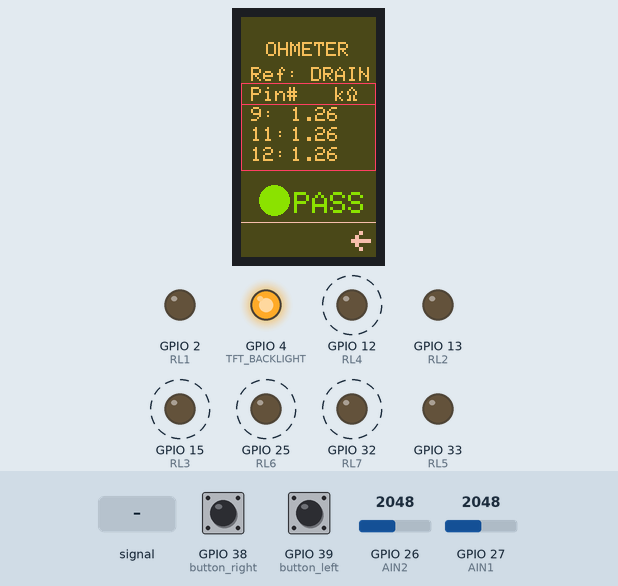
Recording of a sketch running on a simulated ESP32. Shown: 135×240 colour display, output pins drawn as LEDs (lit = HIGH). Dashed ring = blinking. Inputs (shaded band) come from the test bench; at power-on: GPIO 39 (button_left) HIGH, GPIO 26 (AIN2) = 2048, GPIO 27 (AIN1) = 2048, GPIO 38 (button_right) LOW. What the sketch prints to the serial monitor is not drawn.

Above: at 3.5 s.
3.6 s: GPIO 27 (AIN1) fed a 2 Hz sine of ±1228 counts around its level
At 4.54 s:
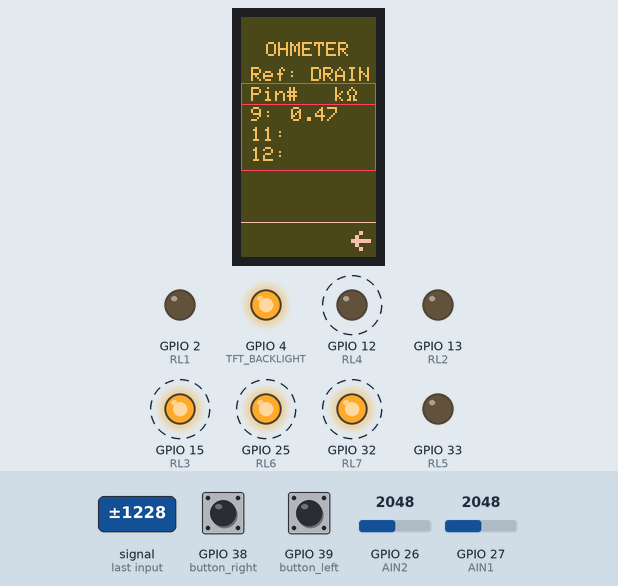
7.1 s: GPIO 39 (button_left) pulled LOW for 1 s
At 8.52 s:
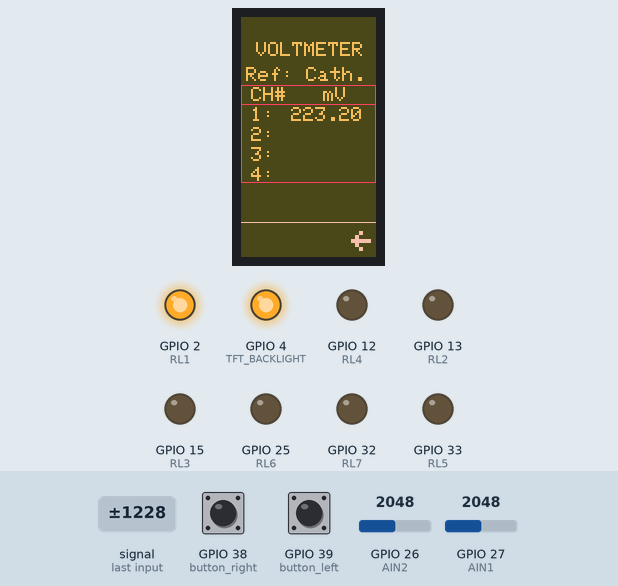
8.7 s: GPIO 39 (button_left) pulled LOW for 3.2 s
At 9.8 s:
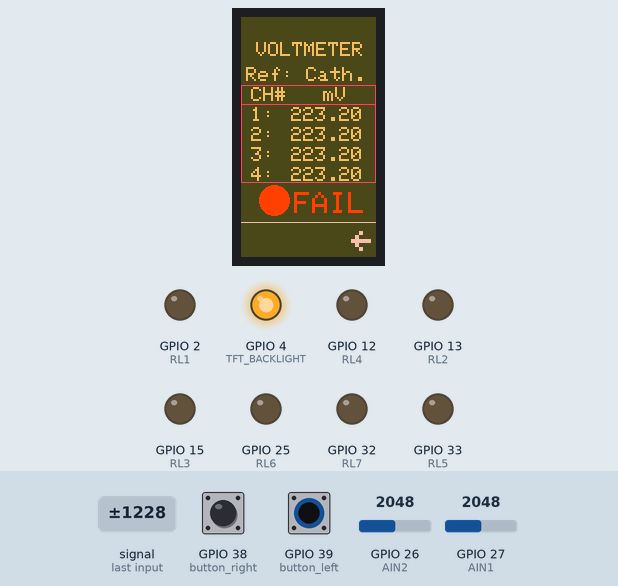
12.5 s: GPIO 26 (AIN2) set to 4095
At 12.95 s:
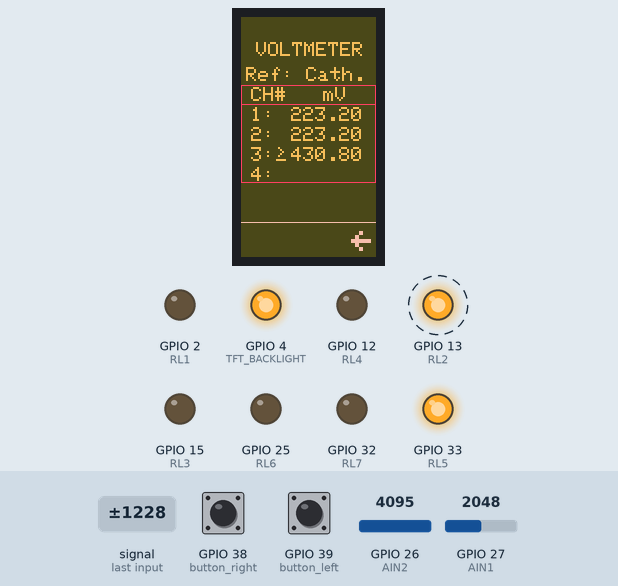
15.5 s: GPIO 26 (AIN2) set to 0
At 17.4 s:
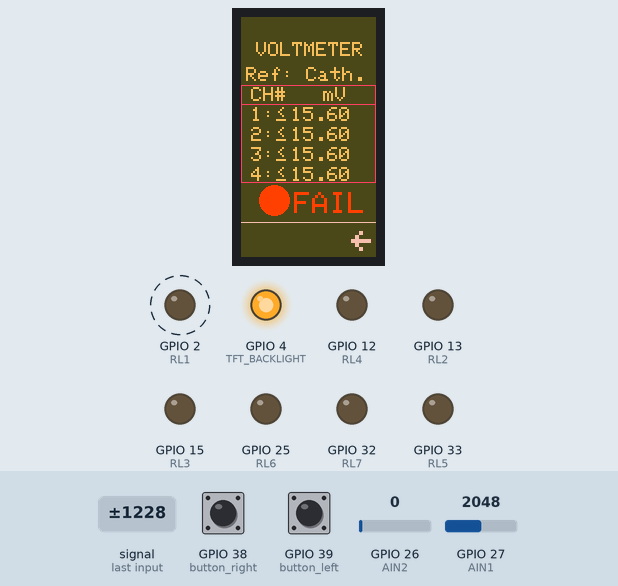
18.3 s: GPIO 39 (button_left) pulled LOW for 3.2 s
At 22.03 s:
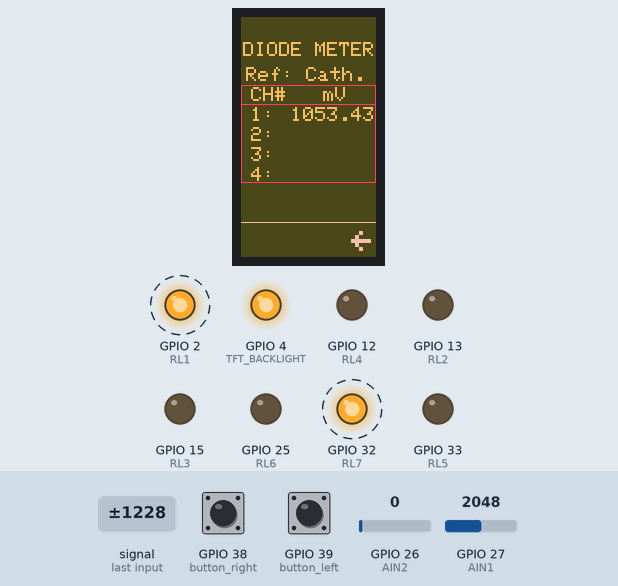
Timing chart, 0 to 26.9 s (numbered marks = the images above; inputs shaded):
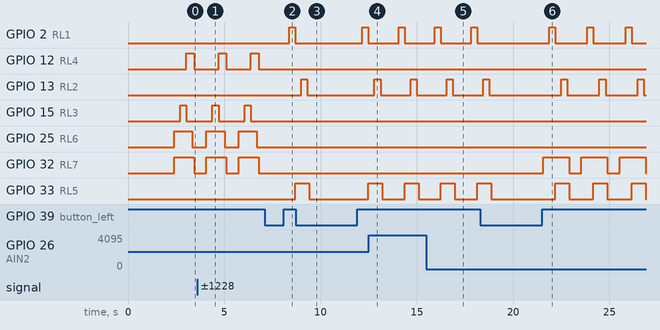

Measured:
- after the input at 7.1 s, GPIO 2 (RL1): LOW → HIGH after 1.3 s, → LOW 0.31 s later; GPIO 12 (RL4): stays LOW (without the input it goes to HIGH after 0.93 s)
- after the input at 8.7 s, GPIO 13 (RL2): goes on until 9.3 s, then stays LOW
- after the input at 12.5 s, the display: changes after 0.30 s (image 4)
- after the input at 18.3 s, GPIO 32 (RL7): alternates HIGH for 1.4 s and LOW for 0.63 s, starting after 3.3 s; the display: first differs from a run without the input after 1.1 s (image 6 shows a later state)
- by itself, GPIO 12 (RL4): alternates HIGH for 0.41 s and LOW for 1.3 s
- by itself, GPIO 15 (RL3): alternates HIGH for 0.31 s and LOW for 1.4 s
- by itself, GPIO 25 (RL6): alternates HIGH for 0.94 s and LOW for 0.73 s
- by itself, GPIO 32 (RL7): alternates HIGH for 1.0 s and LOW for 0.63 s

The sketch:

DAFNE_TEST_v1-3.ino
```cpp
//Complete test succesful with and without battery.
//This version implements the diode meter, ohm meter and voltage meter.
//A 1MOhm was soldered between the OPAMP input and GND.
//Changes to V1-3 version: LUT is implemented to calculate the voltage associated with each ADC reading.
//To program: select board within Arduino IDE: Tools->Board->ESP32 Arduino->ESP32 Dev MOdule (if not visible, install ESP32 compatibility first).

#include <Adafruit_GFX.h>    // Core graphics library
#include <Adafruit_ST7789.h>
#include <SPI.h>
#include "logo_udea.c"
#include "LUT_ADC.c"
#include "limits.c"

// Definición de constantes para el tamaño de la pantalla
const int SCREEN_WIDTH = 240;
const int SCREEN_HEIGHT = 135;

//Pin definition for relays
#define RL1 2
#define RL2 13
#define RL3 15
#define RL4 12
#define RL5 33
#define RL6 25
#define RL7 32

//Pindefinition for analog inputs
#define AIN1 27
#define AIN2 26

//Pin definition for buttons
#define button_left 39//39  //35
#define button_right 38//38  //0

//Pin definition for TFT display
#define TFT_CS  5
#define  TFT_DC 16
#define  TFT_MOSI 19
#define  TFT_SCLK 18
#define  TFT_RST  23
#define  TFT_BACKLIGHT  4
Adafruit_ST7789 tft = Adafruit_ST7789(TFT_CS, TFT_DC, TFT_MOSI, TFT_SCLK, TFT_RST);

// Color definition
#define TFT_BACKGROUND 0x444a43
#define TFT_TEXT 0xecf5eb
#define TFT_HIGHLIGHT 0x24fa0c
#define TFT_symbol 0x0af5f5
#define TFT_passed 0xff8f00
#define TFT_failed 0x24fa00

// Variables for menu control
unsigned long button_time = 0; //Time when the left button is pressed (for debouncing)
int selectedOption = 0;
int enterOption = false;
int showMenu = true;
const int numOptions = 4;
const char *options[numOptions]={"Ohmeter  ", "Diode    ", "Voltage  ", "Info     "};

//Variables for measurement:
float sum=0; //Sum of the voltages used to calculate the average
float vref=3288; //Reference voltage for ADC in mV
float rs= 1.096; //Series resistor in kOhm
/////////////////////////////////////////////////////////
void setup() {
  //Interrupts for push buttons
  pinMode(button_left, INPUT); //EXTERNAL PULLUP
  pinMode(button_right, INPUT);

  //Relay initialization
  pinMode(RL1, OUTPUT); pinMode(RL2, OUTPUT); pinMode(RL3, OUTPUT); pinMode(RL4, OUTPUT); pinMode(RL5, OUTPUT); pinMode(RL6, OUTPUT); pinMode(RL7, OUTPUT);
  digitalWrite(RL1, 0); digitalWrite(RL2, 0); digitalWrite(RL3, 0); digitalWrite(RL4, 0); digitalWrite(RL5, 0); digitalWrite(RL6, 0); digitalWrite(RL7, 0);

  //Display initialization
  tft.init(SCREEN_HEIGHT,SCREEN_WIDTH);
  tft.setRotation(0); // //0: portrait (usb on top), 2: portrait (usb on bottom), 1: landscape (usb to the right), 3: landscape (usb to the left),
  pinMode(TFT_BACKLIGHT, OUTPUT);
  digitalWrite(TFT_BACKLIGHT, HIGH); // Backlight on
  tft.fillScreen(TFT_BACKGROUND);
  tft.drawRGBBitmap(0, 0, logo_udea,  SCREEN_HEIGHT, SCREEN_WIDTH);
  delay(2000);
  tft.fillScreen(TFT_BACKGROUND);
  drawMenu();
  Serial.begin(115200); //Debbuging
}

void loop() {
  if(showMenu==true){
    checkInput(); //Update menu with selected option and go to selected option if enterOption==true
    if((digitalRead(button_left)==0) or (digitalRead(button_right)==0)){  //Update selected option
      delay(50);
      if(digitalRead(button_left)==0){
        if(selectedOption==3){
           selectedOption=0;
         }else{
           selectedOption++;
        }
      }else if(digitalRead(button_right)==0){
        enterOption=true;
        Serial.println("RIGHT");
      }
    }
  }
}

/////////////////////////////MENU FUNCTIONS
void checkInput() {
  //Checks the user input and changes selectedOption accordingly
  drawMenu();
  if(enterOption==true){
    switch (selectedOption) {
      case 0:
        executeOhmeter();
        break;
      case 1:
        executeDiode();
        break;
      case 2:
        executeVoltage();
        break;
      case 3:
        executeInfo();
        break;
      default:
        break;
    }
  }
}

void drawMenu() {
  tft.setTextColor(TFT_TEXT);
  tft.setTextSize(2);

  for (int i = 0; i < numOptions; i++) {
    if (i == selectedOption) {
      tft.setTextColor(TFT_HIGHLIGHT);
    } else {
      tft.setTextColor(TFT_TEXT);
    }

    tft.setCursor(20, 30 + i * 30);
    tft.print(options[i]);
  }
  //Draw function icons
  tft.drawFastHLine(0, 205, 135, TFT_symbol);
  tft.setTextSize(4);
  tft.setTextColor(TFT_symbol);
  tft.setCursor(4, 210);
  tft.write(0xEF); //Check map in https://learn.adafruit.com/assets/103682
  tft.setCursor(110, 210);
  tft.write(0x1F);

  tft.setTextSize(2);
  tft.setTextColor(TFT_TEXT);
}

/////////////////////////////////////////////////////////////////////////////////FUNCTIONS
////////////////////////////////////////////////////////////////////OHMETER
void executeOhmeter() {
  // Displays Ohmeter menu
  tft.fillScreen(TFT_BACKGROUND);
  tft.setTextColor(TFT_TEXT);
  tft.setTextSize(2);
  //Draw lines and boxes
  tft.drawFastHLine(0, 87, SCREEN_HEIGHT, TFT_HIGHLIGHT);
  tft.drawRect(0, 66, SCREEN_HEIGHT, 88, TFT_HIGHLIGHT);
  //Draw text results
  tft.setCursor(25, 25);
  tft.print("OHMETER");
  tft.setCursor(10, 50);
  tft.print("Ref: DRAIN");
  tft.setCursor(10, 70);
  tft.print("Pin");
  tft.write(0x23);
  tft.print("   k");
  tft.write(0xE9);
  tft.setCursor(10, 90);
  tft.print("9: "); //Red
  tft.setCursor(10, 110);
  tft.println("11: "); //White
  tft.setCursor(10, 130);
  tft.println("12: "); // Yellow
  //Draw menu icons
  tft.drawFastHLine(0, 205, 135, TFT_symbol);
  tft.setTextSize(4);
  tft.setTextColor(TFT_symbol);
  tft.setCursor(110, 210);
  tft.write(0x1B); //Check map in https://learn.adafruit.com/assets/103682
  tft.setTextSize(2);
  tft.setTextColor(TFT_TEXT);
  //de-activate showmenu
  showMenu=false;

  digitalWrite(RL7, 1);
  //Pin9 RED
  digitalWrite(RL6, 1);
  delay(200);
  sum=0;
  for(int i=0; i<1000; i++){
    sum = sum+LUT_AIN1[analogRead(AIN1)];
  }
  float average=sum; //mV (1000/1000)
  float resistance9 = average*rs/(vref-average); //Resistance calculation.
  if(analogRead(AIN1)==0){
    tft.setCursor(50,90);
    tft.write(0xF2);
    tft.setCursor(63,90);
  }else if(analogRead(AIN1)==4095){
    tft.setCursor(50,90);
    tft.write(0xF1);
    tft.setCursor(63,90);
  }else{
    tft.setCursor(50,90);
  }
  tft.println(String(resistance9));

  //Pin 11 WHITE
  digitalWrite(RL3, 1);
  delay(200);
  sum=0;
  for(int i=0; i<1000; i++){
    sum = sum+LUT_AIN1[analogRead(AIN1)];
  }
  average=sum;
  float resistance11 = average*rs/(vref-average); //Resistance calculation.
  if(analogRead(AIN1)==0){
    tft.setCursor(50,110);
    tft.write(0xF2);
    tft.setCursor(63,110);
  }else if(analogRead(AIN1)==4095){
    tft.setCursor(50,110);
    tft.write(0xF1);
    tft.setCursor(63,110);
  }else{
    tft.setCursor(50,110);
  }
  tft.println(String(resistance11));

    //Pin 12 YELLOW
  digitalWrite(RL3, 0);
  digitalWrite(RL4, 1);
  delay(200);
  sum=0;
  for(int i=0; i<1000; i++){
    sum = sum+LUT_AIN1[analogRead(AIN1)];
  }
  average=sum;
  float resistance12 = average*rs/(vref-average); //Resistance calculation.
  if(analogRead(AIN1)==0){
    tft.setCursor(50,130);
    tft.write(0xF2);
    tft.setCursor(63,130);
  }else if(analogRead(AIN1)==4095){
    tft.setCursor(50,130);
    tft.write(0xF1);
    tft.setCursor(63,130);
  }else{
    tft.setCursor(50,130);
  }
  tft.println(String(resistance12));

  //Process the results
  int result = 0;
  if(inRange(resistance9,res_low_limit,res_high_limit) && inRange(resistance11,res_low_limit,res_high_limit) && inRange(resistance12,res_low_limit,res_high_limit)){
    result = 1; //1 passed, 0 failed.
  }else{
    result= 0;
  }
  //Draw results circle
  if(result==1){
    tft.fillCircle(SCREEN_HEIGHT/4, 183, 15, TFT_passed);
    tft.setTextSize(3);
    tft.setTextColor(TFT_passed);
    tft.setCursor(SCREEN_HEIGHT/4+20, 175);
    tft.print("PASS");
  }else if(result==0){
    tft.fillCircle(SCREEN_HEIGHT/4, 183, 15, TFT_failed);
    tft.setTextSize(3);
    tft.setTextColor(TFT_failed);
    tft.setCursor(SCREEN_HEIGHT/4+20, 175);
    tft.print("FAIL");
  }
  tft.setTextSize(4);
  tft.setTextColor(TFT_symbol);
  digitalWrite(RL6, 0);
  delay(100);
  digitalWrite(RL4, 0);
  digitalWrite(RL7, 0);

  while(digitalRead(button_right)==1); //Waits while right button is not pressed
  delay(500); //If right button is pressed waits for 500ms (debouncing)

  //Restore variables
  showMenu=true;
  enterOption=false;
  tft.fillScreen(TFT_BACKGROUND);
  drawMenu();
}
////////////////////////////////////////////////////////////////////DIODE METER
void executeDiode() {
// Displays Diode meter menu
  tft.fillScreen(TFT_BACKGROUND);
  tft.setTextColor(TFT_TEXT);
  tft.setTextSize(2);
  //Draw lines and boxes
  tft.drawFastHLine(0, 87, SCREEN_HEIGHT, TFT_HIGHLIGHT);
  tft.drawRect(0, 68, SCREEN_HEIGHT, 98, TFT_HIGHLIGHT);
  //Draw text results
  tft.setCursor(2, 25);
  tft.print("DIODE METER");
  tft.setCursor(5, 50);
  tft.print("Ref: Cath.");
  tft.setCursor(10, 70);
  tft.print("CH");
  tft.write(0x23);
  tft.print("   mV");
  tft.setCursor(10, 90);
  tft.print("1: "); //CH1
  tft.setCursor(10, 110);
  tft.println("2: "); //CH2
  tft.setCursor(10, 130);
  tft.println("3: "); //CH3
  tft.setCursor(10, 150);
  tft.println("4: "); //CH3
  //Draw menu icons
  tft.drawFastHLine(0, 205, 135, TFT_symbol);
  tft.setTextSize(4);
  tft.setTextColor(TFT_symbol);
  tft.setCursor(110, 210);
  tft.write(0x1B); //Check map in https://learn.adafruit.com/assets/103682
  tft.setTextSize(2);
  tft.setTextColor(TFT_TEXT);
  //de-activate showMenu
  showMenu=false;

  digitalWrite(RL7,1);
  //CH1
  delay(200);
  sum=0;
  for(int i=0; i<1000; i++){
    sum = sum+LUT_AIN1[analogRead(AIN1)]; //V
  }
  float voltageCH1 = sum; //mV Voltage calculation using LUT (1000/1000=1)
  if(analogRead(AIN1)==0){
    tft.setCursor(35,90);
    tft.write(0xF2);
    tft.setCursor(50,90);
  }else if(analogRead(AIN1)==4095){
    tft.setCursor(35,90);
    tft.write(0xF1);
    tft.setCursor(50,90);
  }else{
    tft.setCursor(50,90);
  }
  tft.println(String(voltageCH1));

  //CH2
  digitalWrite(RL1, 1);
  delay(200);
  sum=0;
  for(int i=0; i<1000; i++){
    sum = sum+LUT_AIN1[analogRead(AIN1)]; //V
  }
  float voltageCH2 = sum; //mV Voltage calculation using LUT (1000/1000=1)
  if(analogRead(AIN1)==0){
    tft.setCursor(35,110);
    tft.write(0xF2);
    tft.setCursor(50,110);
  }else if(analogRead(AIN1)==4095){
    tft.setCursor(35,110);
    tft.write(0xF1);
    tft.setCursor(50,110);
  }else{
    tft.setCursor(50,110);
  }
  tft.println(String(voltageCH2));

  //CH3
  digitalWrite(RL1, 0);
  digitalWrite(RL5, 1);
  delay(200);
  sum=0;
  for(int i=0; i<1000; i++){
    sum = sum+LUT_AIN1[analogRead(AIN1)]; //V
  }
  float voltageCH3 = sum; //mV Voltage calculation using LUT (1000/1000=1)
  if(analogRead(AIN1)==0){
    tft.setCursor(35,130);
    tft.write(0xF2);
    tft.setCursor(50,130);
  }else if(analogRead(AIN1)==4095){
    tft.setCursor(35,130);
    tft.write(0xF1);
    tft.setCursor(50,130);
  }else{
    tft.setCursor(50,130);
  }
  tft.println(String(voltageCH3));

    //CH4
  digitalWrite(RL2, 1);
  delay(200);
  sum=0;
  for(int i=0; i<1000; i++){
    sum = sum+LUT_AIN1[analogRead(AIN1)]; //V
  }
  float voltageCH4 = sum; //mV Voltage calculation using LUT (1000/1000=1)
  if(analogRead(AIN1)==0){
    tft.setCursor(35,150);
    tft.write(0xF2);
    tft.setCursor(50,150);
  }else if(analogRead(AIN1)==4095){
    tft.setCursor(35,150);
    tft.write(0xF1);
    tft.setCursor(50,150);
  }else{
    tft.setCursor(50,150);
  }
  tft.println(String(voltageCH4));

  //Process the results
  int result = 0;
  if(inRange(voltageCH1,dio_low_limit,dio_high_limit) && inRange(voltageCH2,dio_low_limit,dio_high_limit) && inRange(voltageCH3,dio_low_limit,dio_high_limit) && inRange(voltageCH4,dio_low_limit,dio_high_limit)){
    result = 1; //1 passed, 0 failed.
  }else{
    result= 0;
  }
  //Draw results circle
  if(result==1){
    tft.fillCircle(SCREEN_HEIGHT/4, 183, 15, TFT_passed);
    tft.setTextSize(3);
    tft.setTextColor(TFT_passed);
    tft.setCursor(SCREEN_HEIGHT/4+20, 175);
    tft.print("PASS");
  }else if(result==0){
    tft.fillCircle(SCREEN_HEIGHT/4, 183, 15, TFT_failed);
    tft.setTextSize(3);
    tft.setTextColor(TFT_failed);
    tft.setCursor(SCREEN_HEIGHT/4+20, 175);
    tft.print("FAIL");
  }
  tft.setTextSize(4);
  tft.setTextColor(TFT_symbol);
  digitalWrite(RL2, 0);
  delay(100);
  digitalWrite(RL5, 0);
  digitalWrite(RL7, 0);

  while(digitalRead(button_right)==1); //Waits while right button is not pressed
  delay(500); //If right button is pressed waits for 500ms (debouncing)

  //Restore variables
  showMenu=true;
  enterOption=false;
  tft.fillScreen(TFT_BACKGROUND);
  drawMenu();
}
/////////////////////////////////////////////////////////////////////VOLTMETER
void executeVoltage() {
// Displays voltmeter menu
  tft.fillScreen(TFT_BACKGROUND);
  tft.setTextColor(TFT_TEXT);
  tft.setTextSize(2);
  //Draw lines and boxes
  tft.drawFastHLine(0, 87, SCREEN_HEIGHT, TFT_HIGHLIGHT);
  tft.drawRect(0, 68, SCREEN_HEIGHT, 98, TFT_HIGHLIGHT);
  //Draw text results
  tft.setCursor(15, 25);
  tft.print("VOLTMETER");
  tft.setCursor(5, 50);
  tft.print("Ref: Cath.");
  tft.setCursor(10, 70);
  tft.print("CH");
  tft.write(0x23);
  tft.print("   mV");
  tft.setCursor(10, 90);
  tft.print("1: "); //CH1
  tft.setCursor(10, 110);
  tft.println("2: "); //CH2
  tft.setCursor(10, 130);
  tft.println("3: "); //CH3
  tft.setCursor(10, 150);
  tft.println("4: "); //CH3
  //Draw menu icons
  tft.drawFastHLine(0, 205, 135, TFT_symbol);
  tft.setTextSize(4);
  tft.setTextColor(TFT_symbol);
  tft.setCursor(110, 210);
  tft.write(0x1B); //Check map in https://learn.adafruit.com/assets/103682
  tft.setTextSize(2);
  tft.setTextColor(TFT_TEXT);
  //De-activate showMenu
  showMenu=false;

  //CH1
  delay(100);
  sum=0;
  for(int i=0; i<1000; i++){
    sum = sum+LUT_AIN2[analogRead(AIN2)]; //V
  }
  float voltageCH1 = sum; //mV Voltage calculation using LUT (1000/1000=1)
  if(analogRead(AIN2)==0){
    tft.setCursor(35,90);
    tft.write(0xF2);
    tft.setCursor(50,90);
  }else if(analogRead(AIN2)==4095){
    tft.setCursor(35,90);
    tft.write(0xF1);
    tft.setCursor(50,90);
  }else{
    tft.setCursor(50,90);
  }
  tft.println(String(voltageCH1));

  //CH2
  digitalWrite(RL1, 1);
  delay(200);
  sum=0;
  for(int i=0; i<1000; i++){
    sum = sum+LUT_AIN2[analogRead(AIN2)]; //V
  }
  float voltageCH2 = sum; //mV Voltage calculation using LUT (1000/1000=1)
  if(analogRead(AIN2)==0){
    tft.setCursor(35,110);
    tft.write(0xF2);
    tft.setCursor(50,110);
  }else if(analogRead(AIN2)==4095){
    tft.setCursor(35,110);
    tft.write(0xF1);
    tft.setCursor(50,110);
  }else{
    tft.setCursor(50,110);
  }
  tft.println(String(voltageCH2));

  //CH3
  digitalWrite(RL1, 0);
  digitalWrite(RL5, 1);
  delay(200);
  sum=0;
  for(int i=0; i<1000; i++){
    sum = sum+LUT_AIN2[analogRead(AIN2)]; //V
  }
  float voltageCH3 = sum; //mV Voltage calculation using LUT (1000/1000=1)
  if(analogRead(AIN2)==0){
    tft.setCursor(35,130);
    tft.write(0xF2);
    tft.setCursor(50,130);
  }else if(analogRead(AIN2)==4095){
    tft.setCursor(35,130);
    tft.write(0xF1);
    tft.setCursor(50,130);
  }else{
    tft.setCursor(50,130);
  }
  tft.println(String(voltageCH3));

  //CH4
  digitalWrite(RL2, 1);
  delay(200);
  sum=0;
  for(int i=0; i<1000; i++){
    sum = sum+LUT_AIN2[analogRead(AIN2)]; //V
  }
  float voltageCH4 = sum; //mV Voltage calculation using LUT (1000/1000=1)
  if(analogRead(AIN2)==0){
    tft.setCursor(35,150);
    tft.write(0xF2);
    tft.setCursor(50,150);
  }else if(analogRead(AIN2)==4095){
    tft.setCursor(35,150);
    tft.write(0xF1);
    tft.setCursor(50,150);
  }else{
    tft.setCursor(50,150);
  }
  tft.setCursor(50,150);
  tft.println(String(voltageCH4));

  //Process the results
  int result = 0;
  if(inRange(voltageCH1,vol_low_limit,vol_high_limit) && inRange(voltageCH2,vol_low_limit,vol_high_limit) && inRange(voltageCH3,vol_low_limit,vol_high_limit) && inRange(voltageCH4,vol_low_limit,vol_high_limit)){
    result = 1; //1 passed, 0 failed.
  }else{
    result= 0;
  }
  //Draw results circle
  if(result==1){
    tft.fillCircle(SCREEN_HEIGHT/4, 183, 15, TFT_passed);
    tft.setTextSize(3);
    tft.setTextColor(TFT_passed);
    tft.setCursor(SCREEN_HEIGHT/4+20, 175);
    tft.print("PASS");
  }else if(result==0){
    tft.fillCircle(SCREEN_HEIGHT/4, 183, 15, TFT_failed);
    tft.setTextSize(3);
    tft.setTextColor(TFT_failed);
    tft.setCursor(SCREEN_HEIGHT/4+20, 175);
    tft.print("FAIL");
  }
  tft.setTextSize(4);
  tft.setTextColor(TFT_symbol);
  digitalWrite(RL2, 0);
  delay(100);
  digitalWrite(RL5, 0);

  while(digitalRead(button_right)==1); //Waits while right button is not pressed
  delay(500); //If right button is pressed waits for 500ms (debouncing)

  //Restore variables
  showMenu=true;
  enterOption=false;
  tft.fillScreen(TFT_BACKGROUND);
  drawMenu();
}

/////////////////////
void executeInfo() {
// Displays info menu
  tft.fillScreen(TFT_BACKGROUND);
  tft.setTextColor(TFT_TEXT);
  tft.setTextSize(2);
  //Draw text results
  tft.setCursor(42, 25);
  tft.print("INFO");
  tft.setCursor(5, 50);
  tft.print("Ver.: 1.3");
  tft.setCursor(5, 70);
  tft.print("Contact:");
  tft.setTextColor(TFT_HIGHLIGHT);
  tft.setTextSize(1);
  tft.setCursor(5, 90);
  tft.println("Felipe Ramirez");
  tft.setCursor(5, 110);
  tft.println("< luisf.ramirez");
  tft.print("   ");
  tft.write(0x40);
  tft.print("udea.edu.co >");

  tft.drawFastHLine(0, 205, 135, TFT_symbol);
  tft.setTextSize(4);
  tft.setTextColor(TFT_symbol);
  tft.setCursor(110, 210);
  tft.write(0x1B); //Check map in https://learn.adafruit.com/assets/103682
  tft.setTextSize(2);
  tft.setTextColor(TFT_TEXT);
  //De-activate ShowMenu
  showMenu=false;

  while(digitalRead(button_right)==1); //Waits while right button is not pressed
  delay(500); //If right button is pressed waits for 500ms (debouncing)

  //Restore variables
  showMenu=true;
  enterOption=false;
  tft.fillScreen(TFT_BACKGROUND);
  drawMenu();
}

/////////Function to check if a value is insede an interval
bool inRange(float val, float minimum, float maximum)
{
  return ((val>= minimum) && (val <= maximum));
}
```

Source omitted: LUT_ADC.c (53312 bytes), limits.c (1118 bytes), logo_udea.c (data table, 299272 bytes)
